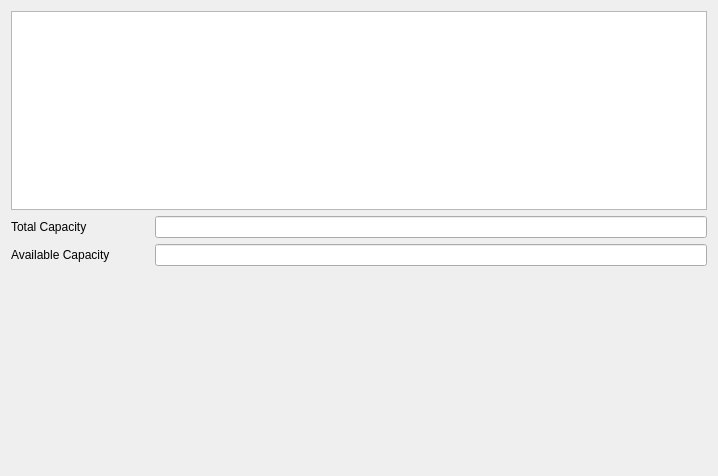
<?xml version="1.0" encoding="UTF-8"?>
<ui version="4.0">
 <class>PageDiskStatus</class>
 <widget class="QWidget" name="PageDiskStatus">
  <property name="geometry">
   <rect>
    <x>0</x>
    <y>0</y>
    <width>718</width>
    <height>476</height>
   </rect>
  </property>
  <property name="windowTitle">
   <string>Form</string>
  </property>
  <layout class="QVBoxLayout" name="verticalLayout">
   <item>
    <widget class="TableView" name="tableView"/>
   </item>
   <item>
    <layout class="QGridLayout" name="gridLayout">
     <item row="0" column="0">
      <widget class="QLabel" name="label_total">
       <property name="sizePolicy">
        <sizepolicy hsizetype="Preferred" vsizetype="Preferred">
         <horstretch>1</horstretch>
         <verstretch>0</verstretch>
        </sizepolicy>
       </property>
       <property name="text">
        <string>Total Capacity</string>
       </property>
      </widget>
     </item>
     <item row="0" column="1">
      <widget class="QLineEdit" name="lineEdit_total">
       <property name="sizePolicy">
        <sizepolicy hsizetype="Expanding" vsizetype="Fixed">
         <horstretch>4</horstretch>
         <verstretch>0</verstretch>
        </sizepolicy>
       </property>
      </widget>
     </item>
     <item row="1" column="0">
      <widget class="QLabel" name="label_available">
       <property name="text">
        <string>Available Capacity</string>
       </property>
      </widget>
     </item>
     <item row="1" column="1">
      <widget class="QLineEdit" name="lineEdit_available"/>
     </item>
    </layout>
   </item>
   <item>
    <spacer name="verticalSpacer">
     <property name="orientation">
      <enum>Qt::Vertical</enum>
     </property>
     <property name="sizeHint" stdset="0">
      <size>
       <width>20</width>
       <height>189</height>
      </size>
     </property>
    </spacer>
   </item>
  </layout>
 </widget>
 <customwidgets>
  <customwidget>
   <class>TableView</class>
   <extends>QTableView</extends>
   <header>tableview.h</header>
  </customwidget>
 </customwidgets>
 <resources/>
 <connections/>
</ui>
